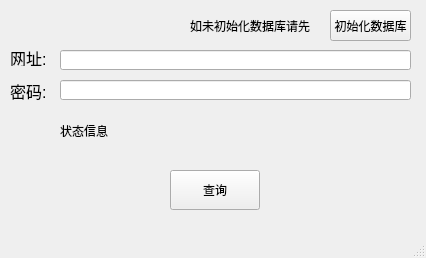
<?xml version="1.0" encoding="UTF-8"?>
<ui version="4.0">
 <class>MainWindow</class>
 <widget class="QMainWindow" name="MainWindow">
  <property name="geometry">
   <rect>
    <x>0</x>
    <y>0</y>
    <width>426</width>
    <height>258</height>
   </rect>
  </property>
  <property name="windowTitle">
   <string>Pass Creater</string>
  </property>
  <property name="windowIcon">
   <iconset>
    <normaloff>../pic/icon.png</normaloff>../pic/icon.png</iconset>
  </property>
  <widget class="QWidget" name="centralwidget">
   <widget class="QPushButton" name="pushButton">
    <property name="geometry">
     <rect>
      <x>170</x>
      <y>170</y>
      <width>90</width>
      <height>40</height>
     </rect>
    </property>
    <property name="text">
     <string>查询</string>
    </property>
   </widget>
   <widget class="QLineEdit" name="lineEdit">
    <property name="geometry">
     <rect>
      <x>60</x>
      <y>50</y>
      <width>351</width>
      <height>20</height>
     </rect>
    </property>
   </widget>
   <widget class="QLabel" name="label">
    <property name="geometry">
     <rect>
      <x>10</x>
      <y>50</y>
      <width>54</width>
      <height>16</height>
     </rect>
    </property>
    <property name="font">
     <font>
      <family>Microsoft YaHei UI</family>
      <pointsize>12</pointsize>
     </font>
    </property>
    <property name="autoFillBackground">
     <bool>false</bool>
    </property>
    <property name="text">
     <string>网址:</string>
    </property>
   </widget>
   <widget class="QLabel" name="label_2">
    <property name="geometry">
     <rect>
      <x>60</x>
      <y>110</y>
      <width>331</width>
      <height>41</height>
     </rect>
    </property>
    <property name="text">
     <string>状态信息</string>
    </property>
   </widget>
   <widget class="QLineEdit" name="lineEdit_2">
    <property name="geometry">
     <rect>
      <x>60</x>
      <y>80</y>
      <width>351</width>
      <height>20</height>
     </rect>
    </property>
   </widget>
   <widget class="QLabel" name="label_3">
    <property name="geometry">
     <rect>
      <x>10</x>
      <y>80</y>
      <width>51</width>
      <height>21</height>
     </rect>
    </property>
    <property name="font">
     <font>
      <family>Microsoft YaHei UI</family>
      <pointsize>12</pointsize>
     </font>
    </property>
    <property name="text">
     <string>密码:</string>
    </property>
   </widget>
   <widget class="QPushButton" name="pushButton_2">
    <property name="geometry">
     <rect>
      <x>330</x>
      <y>10</y>
      <width>81</width>
      <height>31</height>
     </rect>
    </property>
    <property name="text">
     <string>初始化数据库</string>
    </property>
   </widget>
   <widget class="QLabel" name="label_4">
    <property name="geometry">
     <rect>
      <x>190</x>
      <y>10</y>
      <width>131</width>
      <height>31</height>
     </rect>
    </property>
    <property name="text">
     <string>如未初始化数据库请先</string>
    </property>
   </widget>
  </widget>
  <widget class="QMenuBar" name="menubar">
   <property name="geometry">
    <rect>
     <x>0</x>
     <y>0</y>
     <width>426</width>
     <height>23</height>
    </rect>
   </property>
  </widget>
  <widget class="QStatusBar" name="statusbar"/>
 </widget>
 <tabstops>
  <tabstop>lineEdit</tabstop>
  <tabstop>pushButton</tabstop>
 </tabstops>
 <resources/>
 <connections/>
</ui>
